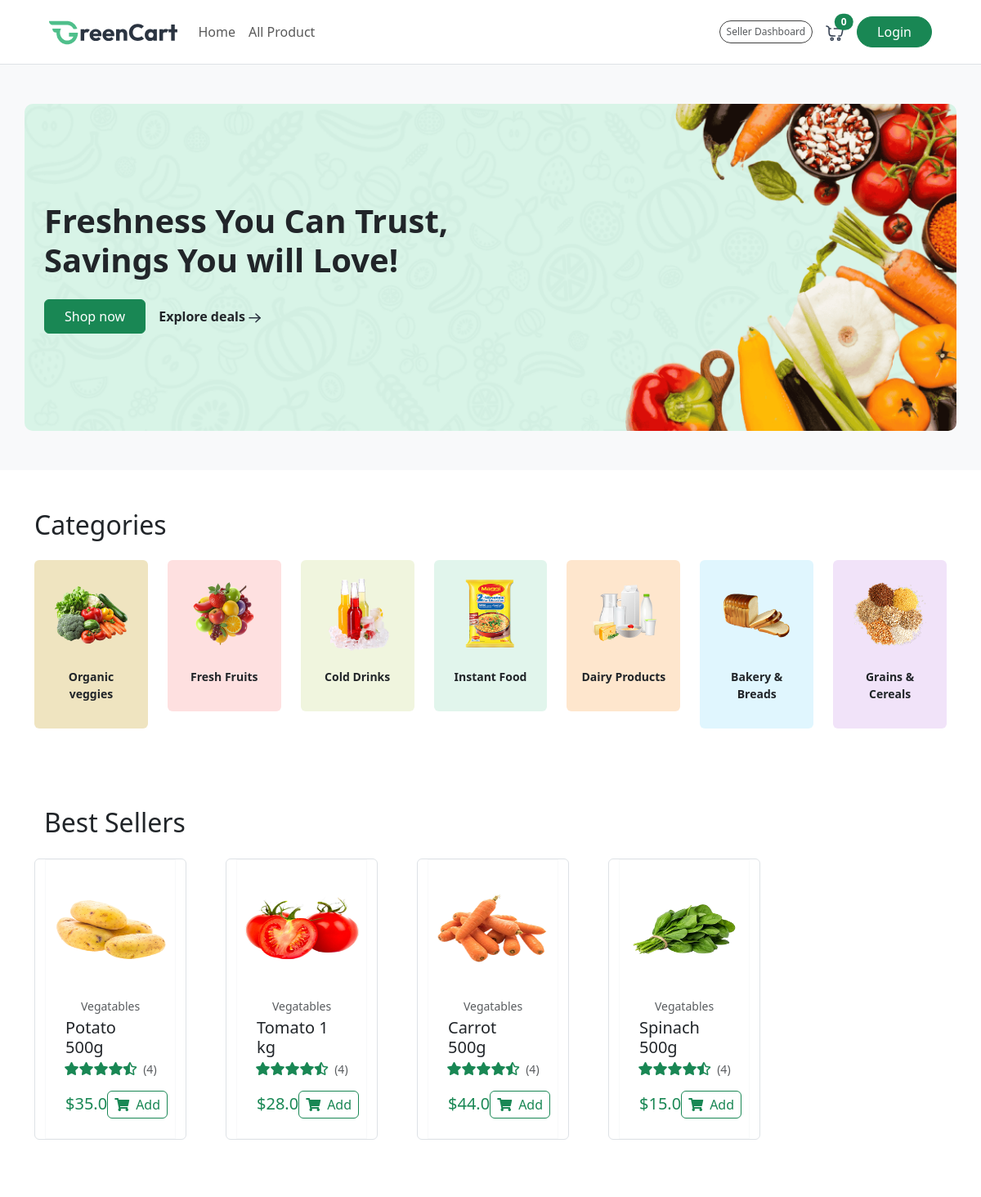
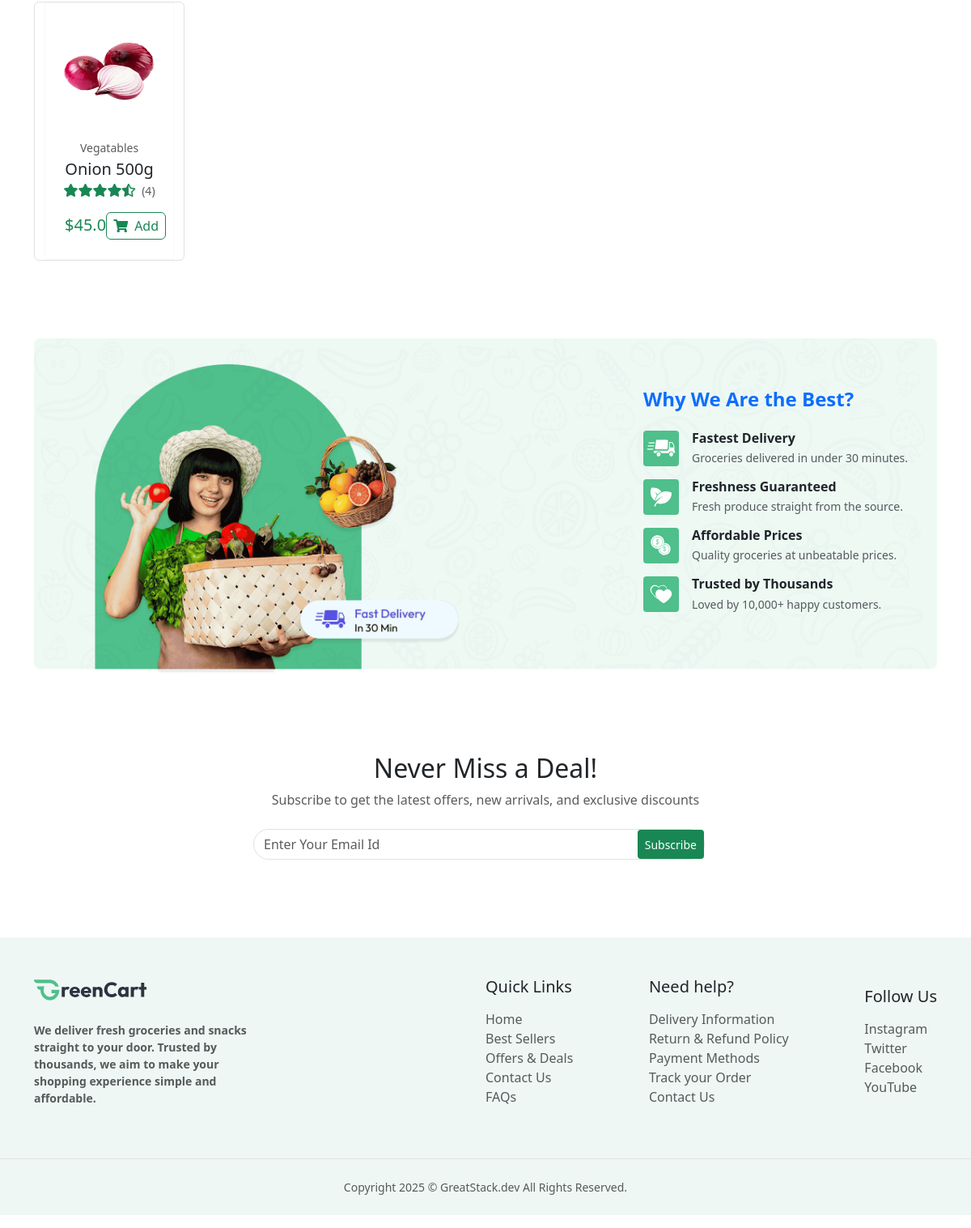
The page / on the database its author committed (2 pictures, top to bottom).
### Egrossery/models.py (models this page shows, shortened)
class Product(models.Model):
    image1 =  models.ImageField(upload_to='product_image')
    image2 =  models.ImageField(upload_to='product_image')
    image3 =  models.ImageField(upload_to='product_image')
    name = models.CharField(max_length=100)
    description = models.TextField()
    category = models.ForeignKey(category, on_delete=models.CASCADE)
    price = models.FloatField()

class category(models.Model):
    name = models.CharField(max_length=50)
    def __str__(self):
        return self.name

### Egrossery/views.py (the view)
# urls.py: path('', views.index, name='home'),
def index(request):
    cart = request.session.get('cart', {})
    item_count = len(cart)
    product = Product.objects.all()[:5]
    return render(request, 'index.html', {'products': product, 'item_count': item_count, 'user': request.user})

### templates/index.html (shortened to what this page needs)
{% extends "layout.html" %}
{% load static %}
{% block content %}
    <section class="bg-light py-5">
        <div class="container">
            <div class="row align-items-center" style="min-height: 400px;">
            <div class="col-lg-12 d-flex flex-column justify-content-center px-4 py-5" style="
                background-image: url('{% static "greencart_assets/main_banner_bg.png" %}');
                background-size: cover;
                background-position: right center;
                background-repeat: no-repeat;
                min-height: 400px;
                border-radius: 10px;">
                <h1 class="fw-bold mb-4 text-dark">
                Freshness You Can Trust,<br>
                Savings You will Love!
                </h1>
                <div class="d-flex align-items-center gap-3">
                <a href="{% url "product" 'all products' %}" class="btn btn-success px-4 py-2">Shop now</a>
                <a href="{% url "product" 'all products' %}" class="text-decoration-none fw-semibold text-dark d-flex align-items-center">
                    Explore deals <span class="ms-1"><img src="{% static "greencart_assets/black_arrow_icon.svg" %}" alt=""></span>
                </a>
                </div>
            </div>
            </div>
        </div>
    </section>
    <section class="container my-5">
        <h2 class="h5 font-weight-bold mb-4 fs-2">
            Categories
        </h2>
        <div class="row row-cols-7 row-cols-sm-7 row-cols-md-7 g-4">
            <div class="col">
            <div class="rounded p-3 d-flex flex-column align-items-center text-center" style="background-color: rgb(239, 228, 192);">
                <a href="{% url "product" 'Vegatables' %}">
                    <img alt="Fresh organic vegetables including broccoli, carrots, and cucumbers on a light yellow background" class="mb-3" height="100" src="{% static "greencart_assets/organic_vegitable_image.png" %}" width="100"/>
                </a>
            <p class="small fw-bold">
            Organic veggies
            </p>
            </div>
            </div>
            <div class="col">
                <div class="rounded p-3 d-flex flex-column align-items-center text-center" style="background-color: rgb(254, 224, 224);">
                    <a href="{% url "product" 'Fruits' %}" class='text-dark text-decoration-none'>
                        <img alt="Fresh fruits including grapes, apples, and berries on a light pink background" class="mb-3" height="100" src="{% static "greencart_assets/fresh_fruits_image.png" %}" width="100"/>
                        <p class="small fw-bold">
                        Fresh Fruits
                        </p>
                    </a>
                </div>
            </div>
            <div class="col">
                <div class="rounded p-3 d-flex flex-column align-items-center text-center" style="background-color: rgb(240, 245, 222);">
                    <a href="{% url "product" 'Drinks' %}" class='text-dark text-decoration-none'>
                        <img alt="Cold drinks bottles with ice cubes on a light green background" class="mb-3" height="100" src="{% static "greencart_assets/bottles_image.png" %}" width="100"/>
                        <p class="small fw-bold">
                        Cold Drinks
                        </p>
                    </a>
                </div>
            </div>
            <div class="col">
                <div class="rounded p-3 d-flex flex-column align-items-center text-center" style="background-color: rgb(225, 245, 236);">
                    <a href="{% url "product" 'Instant' %}" class='text-dark text-decoration-none'>
                        <img alt="Instant food packet on a light teal background" class="mb-3" height="100" src="{% static "greencart_assets/maggi_image.png" %}" width="100"/>
                        <p class="small fw-bold">
                        Instant Food
                        </p>
                    </a>
                </div>
            </div>
            <div class="col">
                <div class="rounded p-3 d-flex flex-column align-items-center text-center" style="background-color: rgb(254, 230, 205);">
                    <a href="{% url "product" 'Dairy' %}" class='text-dark text-decoration-none'>
                        <img alt="Dairy products including milk bottles and cheese on a light orange background" class="mb-3" height="100" src="{% static "greencart_assets/dairy_product_image.png" %}" width="100"/>
                        <p class="small fw-bold">
                        Dairy Products
                        </p>
                    </a>
                </div>
            </div>
            <div class="col">
                <div class="rounded p-3 d-flex flex-column align-items-center text-center" style="background-color: rgb(224, 246, 254);">
                    <a href="{% url "product" 'Bakery' %}" class='text-dark text-decoration-none'>
                        <img alt="Bakery breads including sliced bread on a light blue background" class="mb-3" height="100" src="{% static "greencart_assets/bakery_image.png" %}" width="100"/>
                        <p class="small fw-bold">
                        Bakery &amp; Breads
                        </p>
                    </a>
                </div>
            </div>
            <div class="col">
                <div class="rounded p-3 d-flex flex-column align-items-center text-center" style="background-color: rgb(241, 227, 249);">
                    <a href="{% url "product" 'Grains' %}" class='text-dark text-decoration-none'>
                        <img alt="Grains and cereals including various seeds and grains on a light purple background" class="mb-3" height="100" src="{% static "greencart_assets/grain_image.png" %}" width="100"/>
                        <p class="small fw-bold">
                        Grains &amp; Cereals
                        </p>
                    </a>
                </div>
            </div>
        </div>
    </section>
    <section class="container px-4 py-5">
        <h2 class="h5 font-weight-bold mb-4 fs-2">
        Best Sellers
        </h2>
        <div class="row row-cols-1 gap-5 row-cols-sm-2 row-cols-md-3 row-cols-lg-6 g-4">
        {% for product in products %}
            <div class="col border rounded">
                <div class="border border-light rounded-lg p-4 d-flex flex-column align-items-center">
                    <a href="{% url "singal_product" product.id %}">
                        <img alt="Four fresh potatoes stacked on white background" class="mb-4" height="120" src="{{ product.image1.url   }}" width="150" />
                    </a>
                    <p class="small text-muted mb-1">
                        {{ product.category }}
                    </p>
                    <h3 class="font-weight-semibold h5 mb-1">
                        {{ product.name }}
                    </h3>
                    <div class="d-flex align-items-center mb-3">
                        <div class="text-success d-flex pe-2">
                            <i class="fas fa-star"></i>
                            <i class="fas fa-star"></i>
                            <i class="fas fa-star"></i>
                            <i class="fas fa-star"></i>
                            <i class="fas fa-star-half-alt"></i>
                        </div>
                        <span class="text-muted small ml-2">
                            (4)
                        </span>
                    </div>
                    <div class="w-100 d-flex justify-content-between align-items-center">
                        <div>
                            <span class="text-success font-weight-semibold h5">
                                ${{ product.price }}
                            </span>
                        </div>
                        <a href="{% url 'add_to_cart' product.id %}" onclick="handleAddToCart(event, this)" class="btn btn-outline-success d-flex align-items-center px-2 py-1 text-sm">
                            <i class="fas fa-shopping-cart"></i>
                            <span class="ms-2">Add</span>
                        </a>
                    </div>
                </div>
            </div>
        {% endfor %}
        </div>
    </section>
    <section>
        <div class="position-relative mt-5 container">
            <img src="{% static "greencart_assets/bottom_banner_image.png" %}" alt="banner" class="w-100 d-none d-md-block">
            <div class="position-absolute top-0 start-0 end-0 bottom-0 d-flex flex-column align-items-center align-items-md-end justify-content-start justify-content-md-center pt-5 pt-md-0 pe-md-5">
            <div>
                <h1 class="h4 h3-md fw-semibold text-primary mb-4">Why We Are the Best?</h1>
                <div class="d-flex align-items-center gap-3 mb-3">
                <img src="{% static "greencart_assets/delivery_truck_icon.svg" %}" alt="delivery_truck_icon" class="w-25 w-md-15" style="max-width: 44px;">
                <div>
                    <h3 class="h6 h5-md fw-semibold mb-1">Fastest Delivery</h3>
                    <p class="text-muted small mb-0">Groceries delivered in under 30 minutes.</p>
                </div>
                </div>
                <div class="d-flex align-items-center gap-3 mb-3">
                <img src="{% static "greencart_assets/leaf_icon.svg" %}" alt="freshness_icon" class="w-25 w-md-15" style="max-width: 44px;">
                <div>
                    <h3 class="h6 h5-md fw-semibold mb-1">Freshness Guaranteed</h3>
                    <p class="text-muted small mb-0">Fresh produce straight from the source.</p>
                </div>
                </div>
                <div class="d-flex align-items-center gap-3 mb-3">
                <img src="{% static "greencart_assets/coin_icon.svg" %}" alt="affordable_icon" class="w-25 w-md-15" style="max-width: 44px;">
                <div>
                    <h3 class="h6 h5-md fw-semibold mb-1">Affordable Prices</h3>
                    <p class="text-muted small mb-0">Quality groceries at unbeatable prices.</p>
                </div>
                </div>
                <div class="d-flex align-items-center gap-3 mb-3">
                <img src="{% static "greencart_assets/trust_icon.svg" %}" alt="trust_icon" class="w-25 w-md-15" style="max-width: 44px;">
                <div>
                    <h3 class="h6 h5-md fw-semibold mb-1">Trusted by Thousands</h3>
                    <p class="text-muted small mb-0">Loved by 10,000+ happy customers.</p>
                </div>
                </div>
            </div>
            </div>
        </div>
    </section>
    <section class="container my-5 py-5 text-center d-flex flex-column align-items-center justify-content-center">
        <h2 class="text-dark font-weight-semibold mb-2">
            Never Miss a Deal!
        </h2>
        <p class="text-muted mb-4">
            Subscribe to get the latest offers, new arrivals, and exclusive discounts
        </p>
        <form class="d-flex justify-content-center border rounded-pill me-3 w-50">
            <input class="form-control border-0 bg-transparent" type="email" placeholder="Enter Your Email Id" aria-label="Search">
            <button class="btn btn-sm text-white bg-success" type="submit">
                Subscribe
            </button>
        </form>
    </section>
{% endblock content %}

### templates/layout.html (shortened to what this page needs)
<!DOCTYPE html>
<html lang="en">
<head>
  <link href="https://cdn.jsdelivr.net/npm/bootstrap@5.3.3/dist/css/bootstrap.min.css" rel="stylesheet"/>
  <link href="https://cdnjs.cloudflare.com/ajax/libs/font-awesome/5.15.3/css/all.min.css" rel="stylesheet"/>
  {% load static %}
</head>
<body>
<nav class="navbar navbar-expand-sm navbar-light bg-white border-bottom px-3 px-md-5 py-3">
  <div class="container-fluid">
    <a class="navbar-brand" href="{% url "home" %}">
      <img src="{% static "greencart_assets/logo.svg" %}" alt="Logo" height="36">
    </a>
    <div class="collapse navbar-collapse" id="mobileNavbar">
      <ul class="navbar-nav me-auto  mb-2 mb-sm-0">
        <li class="nav-item"><a class="nav-link" href="{% url "home" %}">Home</a></li>
        <li class="nav-item"><a class="nav-link" href="{% url "product" 'all products' %}">All Product</a></li>
      </ul>
      <a href='{% url "admin_dash" %}' class="btn btn-sm rounded-pill opacity-75 me-3" style='font-size:12px; border: 1px solid black;'>
        Seller Dashboard
      </a>
      <div class="position-relative me-3 d-none d-sm-block">
        <a href="{% url "cart_view" %}">
          <img src="{% static "greencart_assets/nav_cart_icon.svg" %}" alt="">
          <span class="position-absolute top-0 start-100 translate-middle badge rounded-pill bg-success">{{ item_count }}</span>
        </a>
      </div>
      {% if user.is_authenticated %}
        <div class="position-relative dropdown">
        <a href="#" class="d-inline-block" id="profileDropdown" data-bs-toggle="dropdown" aria-expanded="false">
          <img src="{% static "greencart_assets/profile_icon.png" %}" alt="Profile" height="36">
        </a>
        <ul class="dropdown-menu dropdown-menu-end shadow" aria-labelledby="profileDropdown">
          <li><a class="dropdown-item" href="{% url "my_orders" %}">My Orders</a></li>
          <li><a class="dropdown-item" href="{% url "logout_user" %}">Logout</a></li>
        </ul>
      </div>
      {% else %}
        <button class="btn btn-success rounded-pill px-4" data-bs-toggle="modal" data-bs-target="#loginModal">
          Login
        </button>
      {% endif  %}
    </div>
  </div>
</nav>
{% block content %}
{% endblock content %}
 <footer class="text-dark w-100" style="background-color: oklch(0.97 0.01 167.06);">
    <div class="container py-5 d-flex">
        <div class="col-md-6">
        <div class="font-weight-semibold mb-4">
        <img alt="GreenCart logo icon, stylized letter G in green color" class="w-25" src="{% static "greencart_assets/logo.svg" %}"/>
        </div>
        <p class="text-muted small w-50 fw-semibold">
        We deliver fresh groceries and snacks straight to your door. Trusted by thousands, we aim to make your shopping experience simple and affordable.
        </p>
        </div>
        <div class="col-md-6 d-flex align-items-center justify-content-between">
            <div>
                <h5 class="font-weight-semibold text-sm mb-3">Quick Links</h5>
                <ul class="list-unstyled text-muted">
                <li>Home</li>
                <li>Best Sellers</li>
                <li>Offers & Deals</li>
                <li>Contact Us</li>
                <li>FAQs</li>
                </ul>
                </div>
                <div>
                <h5 class="font-weight-semibold text-sm mb-3">Need help?</h5>
                <ul class="list-unstyled text-muted">
                <li>Delivery Information</li>
                <li>Return & Refund Policy</li>
                <li>Payment Methods</li>
                <li>Track your Order</li>
                <li>Contact Us</li>
                </ul>
                </div>
                <div>
                <h5 class="font-weight-semibold text-sm mb-3">Follow Us</h5>
                <ul class="list-unstyled text-muted">
                <li>Instagram</li>
                <li>Twitter</li>
                <li>Facebook</li>
                <li>YouTube</li>
                </ul>
                </div>
        </div>
    </div>
    <div class="border-top border-muted">
     <p class="text-center text-muted small py-4">
      Copyright 2025 © GreatStack.dev All Rights Reserved.
     </p>
    </div>
 </footer>
</body>
</html>

### rows shown on the page
Product: image1 (picture), category "Vegatables", name "Potato 500g", price "35.0"
Product: image1 (picture), category "Vegatables", name "Tomato 1 kg", price "28.0"
Product: image1 (picture), category "Vegatables", name "Carrot 500g", price "44.0"
Product: image1 (picture), category "Vegatables", name "Spinach 500g", price "15.0"
Product: image1 (picture), category "Vegatables", name "Onion 500g", price "45.0"

### other values the page prints
{{ item_count }} "0"
